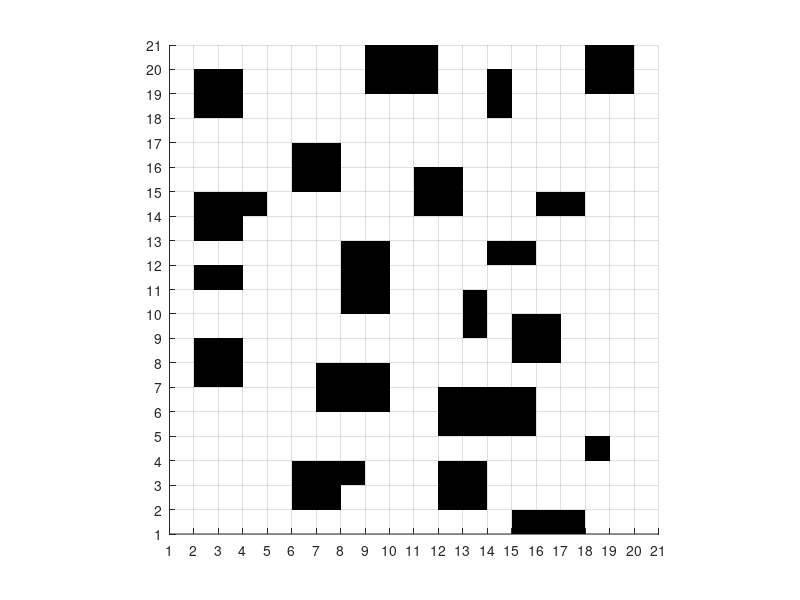

Write MATLAB code to recreate this figure. (Note: this script raises an error after producing the figure.)
clear all;
clc; 

%% -------------------- 1) Map --------------------
gridMap = [
        0 0 0 0 0 0 0 0 1 1 1 0 0 0 0 0 0 1 1 0;
        0 1 1 0 0 0 0 0 1 1 1 0 0 1 0 0 0 1 1 0;
        0 1 1 0 0 0 0 0 0 0 0 0 0 1 0 0 0 0 0 0;
        0 0 0 0 0 0 0 0 0 0 0 0 0 0 0 0 0 0 0 0;
        0 0 0 0 0 1 1 0 0 0 0 0 0 0 0 0 0 0 0 0;
        0 0 0 0 0 1 1 0 0 0 1 1 0 0 0 0 0 0 0 0;
        0 1 1 1 0 0 0 0 0 0 1 1 0 0 0 1 1 0 0 0;
        0 1 1 0 0 0 0 0 0 0 0 0 0 0 0 0 0 0 0 0;
        0 0 0 0 0 0 0 1 1 0 0 0 0 1 1 0 0 0 0 0;
        0 1 1 0 0 0 0 1 1 0 0 0 0 0 0 0 0 0 0 0;
        0 0 0 0 0 0 0 1 1 0 0 0 1 0 0 0 0 0 0 0;
        0 0 0 0 0 0 0 0 0 0 0 0 1 0 1 1 0 0 0 0;
        0 1 1 0 0 0 0 0 0 0 0 0 0 0 1 1 0 0 0 0;
        0 1 1 0 0 0 1 1 1 0 0 0 0 0 0 0 0 0 0 0;
        0 0 0 0 0 0 1 1 1 0 0 1 1 1 1 0 0 0 0 0;
        0 0 0 0 0 0 0 0 0 0 0 1 1 1 1 0 0 0 0 0;
        0 0 0 0 0 0 0 0 0 0 0 0 0 0 0 0 0 1 0 0;
        0 0 0 0 0 1 1 1 0 0 0 1 1 0 0 0 0 0 0 0;
        0 0 0 0 0 1 1 0 0 0 0 1 1 0 0 0 0 0 0 0;
        0 0 0 0 0 0 0 0 0 0 0 0 0 0 1 1 1 0 0 0
    ];

% gridMap = [
%         0 1 0 0 1 0 0 1 1 0 1 0 1 0 0 0 0 0 0 0;
%         0 1 1 0 0 1 0 0 0 0 0 0 1 1 0 1 1 0 0 0;
%         0 1 0 0 0 0 0 1 0 0 1 0 0 0 0 0 0 0 0 0;
%         0 0 0 0 0 1 1 0 0 0 0 0 0 1 1 0 0 0 1 0;
%         1 1 0 0 0 0 0 1 1 0 0 1 1 1 0 1 0 0 0 0;
%         0 1 0 0 0 1 1 0 0 0 1 0 0 0 0 0 0 1 0 0;
%         0 0 0 0 0 1 0 0 1 0 1 1 0 0 0 0 0 0 0 1;
%         0 0 1 0 0 0 0 0 0 1 1 0 0 0 1 0 0 1 0 0;
%         0 0 0 0 0 0 1 0 0 1 0 0 1 0 0 0 0 0 0 0;
%         0 0 0 0 0 0 0 0 1 0 0 1 0 1 0 0 0 0 0 0;
%         1 0 0 0 0 0 0 0 0 1 0 0 0 0 0 0 0 0 0 0;
%         0 1 0 1 0 0 0 0 1 0 1 0 0 1 1 0 0 0 0 0;
%         0 0 0 0 0 1 0 0 0 0 0 1 0 1 0 0 0 1 0 0;
%         0 0 1 1 0 1 0 1 0 0 0 0 0 0 0 0 0 0 0 0;
%         0 0 1 0 0 0 0 0 1 0 0 1 0 0 1 0 0 0 0 0;
%         0 0 0 0 1 1 0 0 0 1 0 0 0 0 0 0 0 0 0 0;
%         0 0 0 0 1 0 0 0 0 0 0 1 0 0 1 0 0 0 0 0;
%         0 0 0 0 0 0 0 1 1 0 0 0 0 0 0 1 0 0 0 0;
%         0 1 0 0 0 1 0 0 0 1 1 0 0 0 0 0 0 0 0 0;
%         0 0 0 0 0 0 0 0 0 0 0 0 0 0 0 0 0 0 0 0
%     ];

% gridMap = [
%      1 1 0 0 0 1 1 1 0 0 1 1 0 0 0 0 0 0 1 1;
%      1 0 0 0 0 0 0 0 0 0 1 0 0 0 1 0 0 0 0 1;
%      0 0 0 0 0 0 0 0 0 0 0 0 0 1 1 0 0 0 0 0;
%      0 0 0 0 1 1 1 0 0 0 0 0 0 0 0 0 0 1 0 0;
%      1 1 0 0 0 1 1 0 0 0 1 0 0 0 0 0 0 0 0 0;
%      0 0 0 0 0 0 0 0 0 0 1 0 0 0 1 0 0 0 0 0;
%      0 0 0 0 0 0 0 0 0 0 0 0 0 0 1 0 0 0 1 1;
%      0 0 0 0 1 1 1 0 0 0 0 0 0 0 0 0 0 0 1 1;
%      0 0 0 0 0 1 0 0 0 0 0 0 0 0 0 0 0 0 0 0;
%      0 1 0 0 0 0 0 0 0 0 0 0 0 0 0 0 0 0 0 0;
%      1 1 0 0 0 0 0 0 0 0 1 1 0 0 1 1 0 0 0 1;
%      0 0 0 0 0 0 0 0 0 0 1 1 0 0 0 0 0 0 0 1;
%      0 0 0 1 0 0 0 0 0 0 0 0 0 0 0 0 0 0 0 0;
%      0 0 0 0 1 1 1 0 0 0 0 0 0 0 1 0 0 0 0 0;
%      0 0 0 0 1 1 1 0 0 0 1 0 0 0 0 0 0 1 0 0;
%      0 0 0 0 0 0 0 0 0 1 1 1 0 0 0 0 0 1 1 0;
%      1 0 0 0 0 0 0 0 0 0 0 0 0 0 0 0 0 0 1 0;
%      1 1 0 0 0 0 0 0 0 0 0 0 0 1 1 0 0 0 0 0;
%      1 0 0 0 0 1 0 0 0 0 0 0 0 1 1 0 0 0 0 0;
%      0 0 0 0 1 1 1 0 0 1 1 0 0 0 0 0 0 0 1 1
% ];



% 用 rot90(MAX0,3)来让显示和矩阵一致，这里保留
gridMap = rot90(gridMap, 3);            %旋转后的矩阵（记住，一切操作都是围绕旋转后的矩阵）
MaxRow = size(gridMap, 1);              %旋转后的矩阵Y轴能取的最大值，用来防止越界 行数，
MaxCol = size(gridMap, 2);              %旋转后的矩阵X轴能取的最大值，用来防止越界 列数，
%% -------------------- 2) Plot map --------------------
figure('Color','w'); hold on; axis equal;
axis([1 MaxRow+1, 1 MaxCol+1]);
set(gca,'XTick',1:1:MaxRow+1,'YTick',1:1:MaxCol+1,'XGrid','on','YGrid','on');
set(gca,'GridLineStyle','-');
set(gca, 'XTickLabelRotation', 0); % 强制 X 轴标签旋转角度为 0（水平）

k = 1;
for i = 1:MaxRow        
    for j = 1:MaxCol
        if gridMap(i,j) == 1
            fill([i,i+1,i+1,i],[j,j,j+1,j+1],'k','EdgeColor','none');
            k = k + 1;
        end
    end
end

%% -------------------- 3) Pick points --------------------
goal = pickPointOnGrid('请使用鼠标左键选择终点 (Goal)', MaxRow, MaxCol);
plot(goal(1)+.5, goal(2)+.5, 'go', 'LineWidth', 2, 'MarkerSize', 8);
text(goal(1)+0.7, goal(2)+0.7, 'End', 'FontSize', 12);

start = pickPointOnGrid('请使用鼠标左键选择起点 (Start)', MaxRow, MaxCol);
plot(start(1)+.5, start(2)+.5, 'b^', 'LineWidth', 2, 'MarkerSize', 8);
text(start(1)+0.7, start(2)+0.7, 'Start', 'FontSize', 12);

% simple check
if isObstacle(start, gridMap) || isObstacle(goal, gridMap)
    errordlg('起点或终点选在障碍物上，请重新运行并选择空白格。');
    return;
end

%% -------------------- 4) Run A* --------------------
% diagRule:
% 0 = 允许穿角
% 1 = 严格禁止穿角（相邻两格任意一个是障碍就禁止对角）
% 2 = 宽松禁止穿角（相邻两格都障碍才禁止对角）

diagRule = 0;
[Path, distanceX, OPEN_num, OPEN, run_time] = Astar(gridMap, start, goal, diagRule);
%[Path, distanceX, OPEN_num, OPEN, run_time] = Astar_improved(gridMap, start, goal, diagRule);
%[Path, distanceX, OPEN_num, OPEN, run_time] = Astar_improved_expand(gridMap, start, goal, diagRule);
%% -------------------- 5) Draw OPEN region (gray) --------------------
% 论文出图一般建议只画 OPEN(flag==1)，更像“搜索区域”
showOpenGray = true;   % true=画所有OPEN灰色；false=不画OPEN，只画路径 
if showOpenGray && ~isempty(OPEN)
    for i = 1:size(OPEN,1)
        x = OPEN(i,2);
        y = OPEN(i,3);
        fill([x,x+1,x+1,x], [y,y,y+1,y+1], [0.4 0.4 0.4], ...
            'EdgeColor','none', 'FaceAlpha',0.25);
    end
end
%% -------------------- 6) Draw path & numbering --------------------
if isempty(Path)
    title(sprintf('No path | OPEN: %d | %.2f ms', OPEN_num, run_time), 'FontSize', 12);
    return;
end

% true=画节点编号，false不画 
showIndex = false;
if showIndex
    for i = 2:size(Path,1)-1
        text(Path(i,1)+0.6, Path(i,2)+0.8, sprintf('%d', i-1), ...
            'FontSize', 14, 'Color', 'k', 'HorizontalAlignment', 'center');
    end
end

plot(Path(:,1)+.5, Path(:,2)+.5, 'b:', 'LineWidth', 2);
%plot(Path(:,1)+.5, Path(:,2)+.5, 'b.', 'MarkerSize', 14);   %和showIndex控制节点

xlabel(sprintf('Length: %.2f | OPEN nodes: %d | Time: %.2f ms | diagRule=%d', ...
    distanceX, OPEN_num, run_time, diagRule), 'FontSize', 11, 'FontWeight', 'bold');

fprintf('Length: %.2f | OPEN nodes: %d | Time: %.2f ms | diagRule=%d\n', ...
    distanceX, OPEN_num, run_time, diagRule);
%% ==================== helper functions ====================
function p = pickPointOnGrid(promptStr, MaxRow, MaxCol)
    uiwait(msgbox(promptStr, '提示'), 2);
    but = 0;
    while but ~= 1
        [xval, yval, but] = ginput(1);
    end
    xval = floor(xval);
    yval = floor(yval);

    % clamp to valid range
    xval = max(1, min(MaxRow, xval)); % 注意：x 对应行数所以要小等于 MaxRow
    yval = max(1, min(MaxCol, yval)); %       y 对应列数所以要小等于 MaxCol

    p = [xval, yval];
end

function tf = isObstacle(p, gridMap)
    tf = (gridMap(p(1), p(2)) == 1);
end
